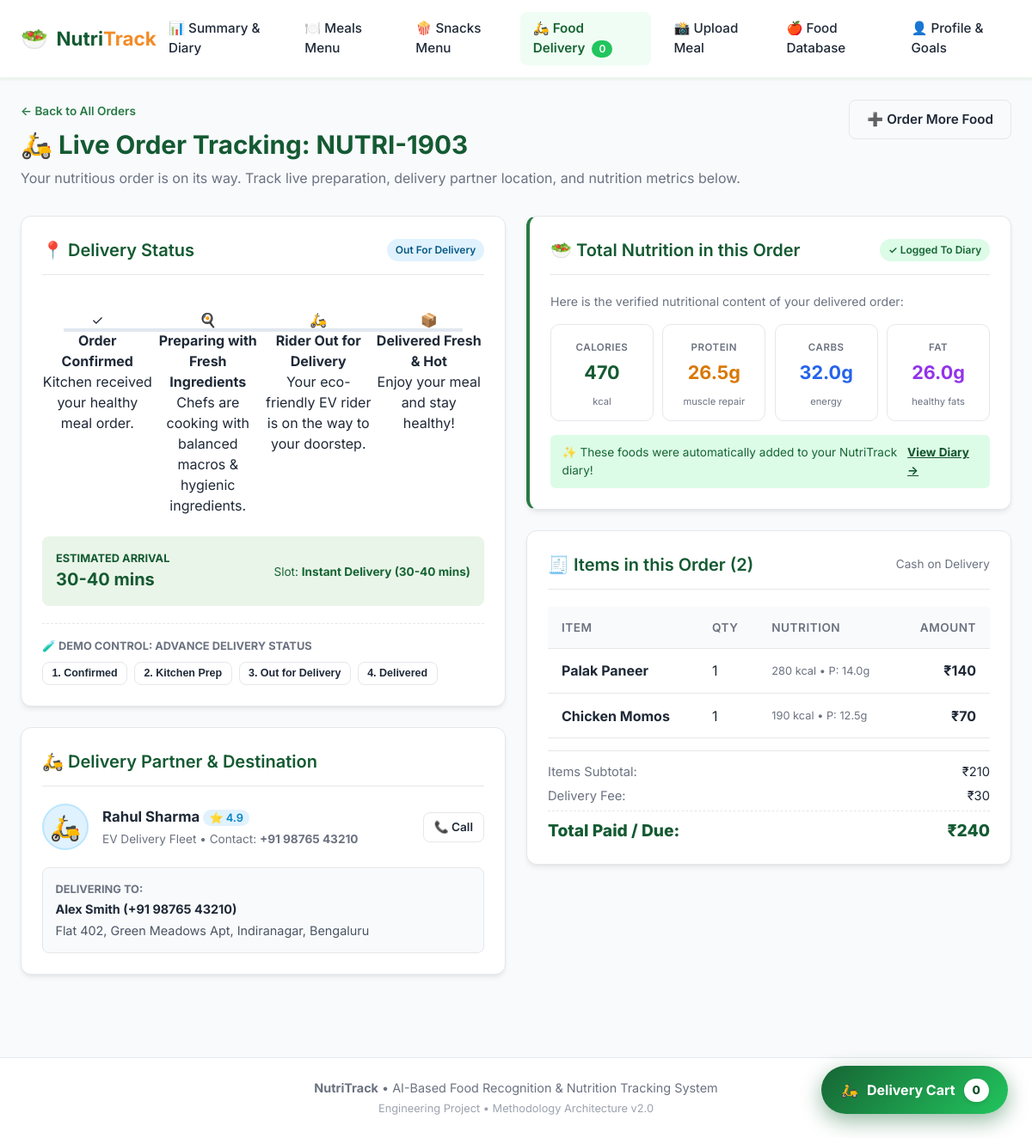
The app's page /track/8 with its own data.
### tables this page shows
CREATE TABLE orders (
            id INTEGER PRIMARY KEY AUTOINCREMENT,
            order_number TEXT UNIQUE NOT NULL,
            user_id INTEGER NOT NULL DEFAULT 1,
            customer_name TEXT NOT NULL,
            phone TEXT NOT NULL,
            delivery_address TEXT NOT NULL,
            delivery_slot TEXT NOT NULL,
            payment_method TEXT NOT NULL DEFAULT 'Cash on Delivery',
            subtotal REAL NOT NULL,
            delivery_fee REAL NOT NULL DEFAULT 30.0,
            total_price REAL NOT NULL,
            total_calories REAL NOT NULL DEFAULT 0.0,
            total_protein REAL NOT NULL DEFAULT 0.0,
            total_carbs REAL NOT NULL DEFAULT 0.0,
            total_fat REAL NOT NULL DEFAULT 0.0,
            status TEXT NOT NULL DEFAULT 'Confirmed',
            rider_name TEXT DEFAULT 'Rahul Sharma',
            rider_phone TEXT DEFAULT '+91 98765 43210',
            estimated_delivery_time TEXT DEFAULT '30-40 mins',
            auto_logged INTEGER DEFAULT 1,
            created_at TIMESTAMP DEFAULT CURRENT_TIMESTAMP
        );

CREATE TABLE order_items (
            id INTEGER PRIMARY KEY AUTOINCREMENT,
            order_id INTEGER NOT NULL,
            food_id INTEGER,
            food_name TEXT NOT NULL,
            price REAL NOT NULL,
            quantity REAL NOT NULL DEFAULT 1.0,
            calories REAL NOT NULL,
            protein REAL NOT NULL,
            carbs REAL NOT NULL,
            fat REAL NOT NULL,
            image_url TEXT,
            FOREIGN KEY (order_id) REFERENCES orders(id) ON DELETE CASCADE
        );

### app.py (the view)
@app.route("/track/<int:order_id>", methods=["GET"])
def track_order_view(order_id):
    order_data = database.get_order_details(order_id)
    if not order_data:
        flash("Order not found.", "error")
        return redirect(url_for("delivery_view"))
    return render_template(
        "track_order.html",
        order=order_data["order"],
        items=order_data["items"],
        active_page="delivery"
    )

### templates/track_order.html (shortened to what this page needs)
{% extends "base.html" %}
{% block content %}
<div class="page-header" style="display: flex; justify-content: space-between; align-items: flex-start; flex-wrap: wrap; gap: 1rem;">
    <div>
        <a href="{{ url_for('orders_history_view') }}" style="text-decoration: none; font-size: 0.85rem; font-weight: 600; color: var(--primary); display: inline-flex; align-items: center; gap: 0.3rem; margin-bottom: 0.4rem;">
            &larr; Back to All Orders
        </a>
        <h1>🛵 Live Order Tracking: {{ order.order_number }}</h1>
        <p>Your nutritious order is on its way. Track live preparation, delivery partner location, and nutrition metrics below.</p>
    </div>
    <div>
        <a href="{{ url_for('delivery_view') }}" class="btn btn-outline">
            ➕ Order More Food
        </a>
    </div>
</div>
<div class="grid-2">
    <div>
        <div class="card">
            <div class="card-header">
                <h2 class="card-title">📍 Delivery Status</h2>
                <span class="badge badge-all" id="current_status_badge">{{ order.status }}</span>
            </div>
            <div class="tracking-stepper">
                <div class="step-item {% if order.status in ['Confirmed', 'Preparing with Fresh Ingredients', 'Out for Delivery', 'Delivered'] %}step-completed{% endif %}" id="step_1">
                    <div class="step-icon">✓</div>
                    <div class="step-content">
                        <strong>Order Confirmed</strong>
                        <p>Kitchen received your healthy meal order.</p>
                    </div>
                </div>
                <div class="step-item {% if order.status in ['Preparing with Fresh Ingredients', 'Out for Delivery', 'Delivered'] %}step-completed{% elif order.status == 'Confirmed' %}step-active{% endif %}" id="step_2">
                    <div class="step-icon">🍳</div>
                    <div class="step-content">
                        <strong>Preparing with Fresh Ingredients</strong>
                        <p>Chefs are cooking with balanced macros & hygienic ingredients.</p>
                    </div>
                </div>
                <div class="step-item {% if order.status in ['Out for Delivery', 'Delivered'] %}step-completed{% elif order.status == 'Preparing with Fresh Ingredients' %}step-active{% endif %}" id="step_3">
                    <div class="step-icon">🛵</div>
                    <div class="step-content">
                        <strong>Rider Out for Delivery</strong>
                        <p>Your eco-friendly EV rider is on the way to your doorstep.</p>
                    </div>
                </div>
                <div class="step-item {% if order.status == 'Delivered' %}step-completed{% endif %}" id="step_4">
                    <div class="step-icon">📦</div>
                    <div class="step-content">
                        <strong>Delivered Fresh & Hot</strong>
                        <p>Enjoy your meal and stay healthy!</p>
                    </div>
                </div>
            </div>
            <div style="background: var(--primary-light); border-radius: 8px; padding: 1rem; margin-top: 1.5rem; display: flex; justify-content: space-between; align-items: center;">
                <div>
                    <span style="font-size: 0.8rem; text-transform: uppercase; font-weight: 700; color: var(--primary-dark); display: block;">Estimated Arrival</span>
                    <strong style="font-size: 1.25rem; color: var(--primary-dark);">{{ order.estimated_delivery_time }}</strong>
                </div>
                <div style="text-align: right; font-size: 0.85rem; color: #166534;">
                    Slot: <strong>{{ order.delivery_slot }}</strong>
                </div>
            </div>
            <div style="margin-top: 1.25rem; padding-top: 1rem; border-top: 1px dashed var(--border);">
                <span style="font-size: 0.8rem; font-weight: 700; color: var(--text-muted); text-transform: uppercase; display: block; margin-bottom: 0.5rem;">
                    🧪 Demo Control: Advance Delivery Status
                </span>
                <div style="display: flex; gap: 0.5rem; flex-wrap: wrap;">
                    <button type="button" class="btn btn-outline" style="font-size: 0.78rem; padding: 0.35rem 0.65rem;" onclick="advanceStatus('Confirmed')">1. Confirmed</button>
                    <button type="button" class="btn btn-outline" style="font-size: 0.78rem; padding: 0.35rem 0.65rem;" onclick="advanceStatus('Preparing with Fresh Ingredients')">2. Kitchen Prep</button>
                    <button type="button" class="btn btn-outline" style="font-size: 0.78rem; padding: 0.35rem 0.65rem;" onclick="advanceStatus('Out for Delivery')">3. Out for Delivery</button>
                    <button type="button" class="btn btn-outline" style="font-size: 0.78rem; padding: 0.35rem 0.65rem;" onclick="advanceStatus('Delivered')">4. Delivered</button>
                </div>
            </div>
        </div>
        <div class="card">
            <div class="card-header">
                <h2 class="card-title">🛵 Delivery Partner & Destination</h2>
            </div>
            <div style="display: flex; align-items: center; gap: 1rem; margin-bottom: 1.25rem;">
                <div style="width: 54px; height: 54px; background: #e0f2fe; border-radius: 50%; display: flex; align-items: center; justify-content: center; font-size: 1.8rem; border: 2px solid #bae6fd;">
                    🛵
                </div>
                <div style="flex: 1;">
                    <h3 style="font-size: 1.05rem; font-weight: 700; color: var(--text-dark); margin-bottom: 0.2rem;">
                        {{ order.rider_name }} <span style="font-size: 0.8rem; font-weight: 600; color: #0284c7; background: #e0f2fe; padding: 0.15rem 0.45rem; border-radius: 999px;">⭐ 4.9</span>
                    </h3>
                    <p style="font-size: 0.85rem; color: var(--text-muted); margin: 0;">
                        EV Delivery Fleet &bull; Contact: <strong>{{ order.rider_phone }}</strong>
                    </p>
                </div>
                <a href="tel:{{ order.rider_phone }}" class="btn btn-outline" style="font-size: 0.85rem; padding: 0.4rem 0.75rem;">
                    📞 Call
                </a>
            </div>
            <div style="background: #f8fafc; border-radius: 8px; padding: 0.9rem; font-size: 0.9rem; border: 1px solid var(--border);">
                <div style="color: var(--text-muted); font-size: 0.8rem; font-weight: 700; text-transform: uppercase; margin-bottom: 0.2rem;">
                    Delivering To:
                </div>
                <strong style="color: var(--text-dark); display: block;">{{ order.customer_name }} ({{ order.phone }})</strong>
                <p style="color: #4b5563; margin-top: 0.2rem; margin-bottom: 0;">{{ order.delivery_address }}</p>
            </div>
        </div>
    </div>
    <div>
        <div class="card" style="border-left: 4.5px solid var(--primary);">
            <div class="card-header">
                <h2 class="card-title">🥗 Total Nutrition in this Order</h2>
                {% if order.auto_logged %}
                    <span class="badge badge-vegan">✓ Logged to Diary</span>
                {% endif %}
            </div>
            <p style="font-size: 0.88rem; color: var(--text-muted); margin-bottom: 1rem;">
                Here is the verified nutritional content of your delivered order:
            </p>
            <div class="grid-4" style="gap: 0.65rem;">
                <div class="metric-box" style="padding: 0.75rem;">
                    <span class="metric-label" style="font-size: 0.72rem;">Calories</span>
                    <div class="metric-value" style="font-size: 1.35rem;">{{ order.total_calories|round|int }}</div>
                    <span class="metric-sub" style="font-size: 0.7rem;">kcal</span>
                </div>
                <div class="metric-box" style="padding: 0.75rem;">
                    <span class="metric-label" style="font-size: 0.72rem;">Protein</span>
                    <div class="metric-value" style="font-size: 1.35rem; color: #d97706;">{{ order.total_protein }}g</div>
                    <span class="metric-sub" style="font-size: 0.7rem;">muscle repair</span>
                </div>
                <div class="metric-box" style="padding: 0.75rem;">
                    <span class="metric-label" style="font-size: 0.72rem;">Carbs</span>
                    <div class="metric-value" style="font-size: 1.35rem; color: #2563eb;">{{ order.total_carbs }}g</div>
                    <span class="metric-sub" style="font-size: 0.7rem;">energy</span>
                </div>
                <div class="metric-box" style="padding: 0.75rem;">
                    <span class="metric-label" style="font-size: 0.72rem;">Fat</span>
                    <div class="metric-value" style="font-size: 1.35rem; color: #9333ea;">{{ order.total_fat }}g</div>
                    <span class="metric-sub" style="font-size: 0.7rem;">healthy fats</span>
                </div>
            </div>
            {% if order.auto_logged %}
            <div style="margin-top: 1rem; font-size: 0.85rem; color: #166534; background: #dcfce7; padding: 0.65rem 0.85rem; border-radius: 6px; display: flex; justify-content: space-between; align-items: center;">
                <span>✨ These foods were automatically added to your NutriTrack diary!</span>
                <a href="{{ url_for('summary_view') }}" style="color: #14532d; font-weight: 700; text-decoration: underline;">View Diary &rarr;</a>
            </div>
            {% endif %}
        </div>
        <div class="card">
            <div class="card-header">
                <h2 class="card-title">🧾 Items in this Order ({{ items|length }})</h2>
                <span style="font-size: 0.85rem; color: var(--text-muted);">{{ order.payment_method }}</span>
            </div>
            <table class="data-table" style="margin-top: 0;">
                <thead>
                    <tr>
                        <th>Item</th>
                        <th>Qty</th>
                        <th>Nutrition</th>
                        <th style="text-align: right;">Amount</th>
                    </tr>
                </thead>
                <tbody>
                    {% for item in items %}
                    <tr>
                        <td>
                            <strong>{{ item.food_name }}</strong>
                        </td>
                        <td>{{ item.quantity|round|int if item.quantity == item.quantity|int else item.quantity }}</td>
                        <td style="font-size: 0.8rem; color: var(--text-muted);">
                            {{ item.calories|round|int }} kcal &bull; P: {{ item.protein }}g
                        </td>
                        <td style="text-align: right; font-weight: 700;">
                            ₹{{ (item.price * item.quantity)|round|int }}
                        </td>
                    </tr>
                    {% endfor %}
                </tbody>
            </table>
            <div style="border-top: 1px solid var(--border); padding-top: 0.85rem; margin-top: 0.85rem; font-size: 0.92rem;">
                <div style="display: flex; justify-content: space-between; margin-bottom: 0.35rem;">
                    <span style="color: var(--text-muted);">Items Subtotal:</span>
                    <span>₹{{ order.subtotal|round|int }}</span>
                </div>
                <div style="display: flex; justify-content: space-between; margin-bottom: 0.35rem;">
                    <span style="color: var(--text-muted);">Delivery Fee:</span>
                    <span>{% if order.delivery_fee == 0 %}<strong style="color: #166534;">FREE</strong>{% else %}₹{{ order.delivery_fee|round|int }}{% endif %}</span>
                </div>
                <div style="display: flex; justify-content: space-between; font-size: 1.2rem; font-weight: 800; color: var(--primary-dark); border-top: 1px dashed var(--border); padding-top: 0.5rem; margin-top: 0.4rem;">
                    <span>Total Paid / Due:</span>
                    <span>₹{{ order.total_price|round|int }}</span>
                </div>
            </div>
        </div>
    </div>
</div>
{% endblock %}

### records on screen
orders: order_number "NUTRI-1903", status "Out For Delivery", estimated_delivery_time "30-40 mins", delivery_slot "Instant Delivery (30-40 mins)", rider_name "Rahul Sharma", rider_phone "+91 98765 43210", customer_name "Alex Smith", phone "+91 98765 43210", delivery_address "Flat 402, Green Meadows Apt, Indiranagar, Bengaluru", total_calories "470", total_protein "26.5", total_carbs "32.0", total_fat "26.0", payment_method "Cash on Delivery", subtotal "210", delivery_fee "30", total_price "240"
order_items: food_name "Palak Paneer", quantity "1", calories "280", protein "14.0", (item.price*item.quantity)|round|int "140"
order_items: food_name "Chicken Momos", quantity "1", calories "190", protein "12.5", (item.price*item.quantity)|round|int "70"

### other values on screen
{{ items|length }} "2"
